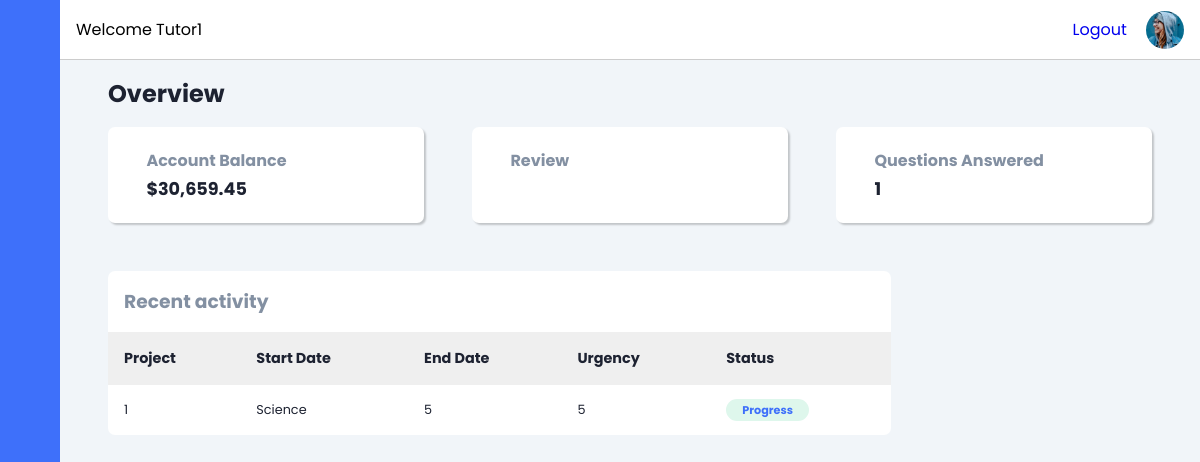
Before: /tutor/dashboard (signed in) with the older database file.
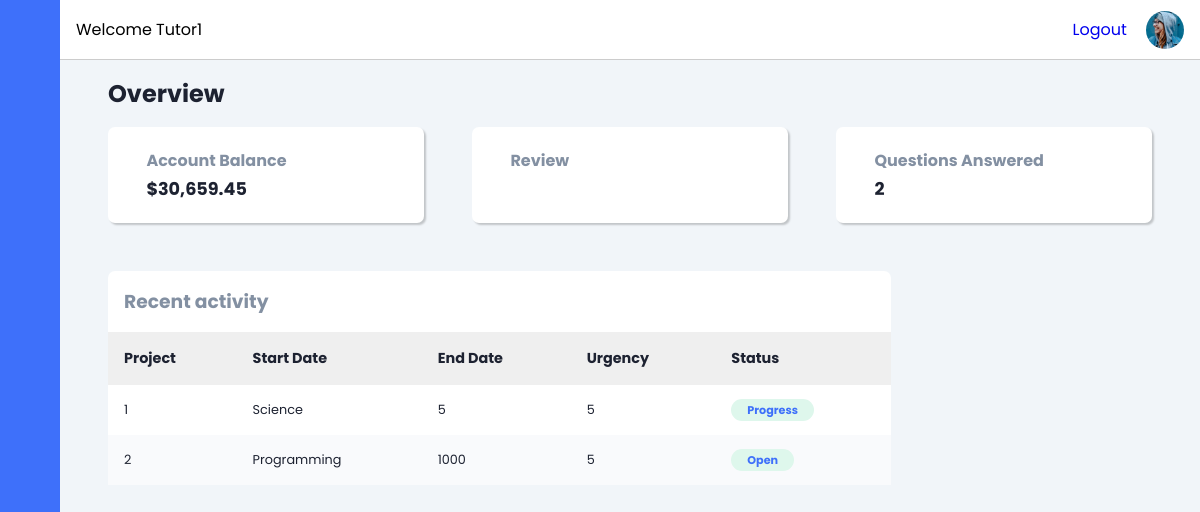
After: the same page with the newer database file.
### student/models.py (models this page shows)
class Bid(models.Model):
    id = models.AutoField(primary_key=True)
    tutor = models.ForeignKey(Tutor, on_delete=models.CASCADE, null=True, blank=True)
    project = models.ForeignKey(Question, on_delete=models.CASCADE, null=True, blank=True)
    is_selected = models.BooleanField(default=False)
    description=models.TextField(max_length=500, null=True)
    cost = models.CharField(max_length=50000, null=True)
    day = models.CharField(max_length=250, null=True)
    rating= models.IntegerField(blank=True,default=5)
    status = models.CharField(max_length=30, choices=COLOR_STATUS, default='Open')
    def __str__(self):
        return str(self.tutor.username) + str(' | ') + str(self.project.id)

class Question(models.Model):
    id = models.AutoField(primary_key=True)
    student = models.ForeignKey(Student, on_delete=models.CASCADE, null=True, blank=True)
    randomly_generated_id = models.UUIDField(unique=True, default=uuid.uuid4, editable=False)
    category = models.CharField(max_length=30, choices=categotry ,default='others')
    urgency= models.CharField(max_length=250, null=True)
    description=models.CharField(max_length=250, null=True)
    upload = models.FileField(upload_to ='static/media/', null=True)
    date = models.DateField(null=True)
    time = models.TimeField(null=True)
    def __str__(self):
        return str(self.category)

### Learning/views.py (the view)
# urls.py: path('tutor/dashboard', views.dashboard,name="dashboard"),
def dashboard(request):
    user=Tutor.objects.get(username=request.user)
    question=Bid.objects.filter(tutor=user)
    print(question)
    rating=0
    count=0
    for q in question:
        print(q.project)
        if q.is_selected :
            count+=1
            print(q.rating)
            rating=q.rating
    if count:
        rating=rating/count
    print(rating)
    context={
        'user' : request.user,
        'question' :question,
        'rating' :rating
    }
    return render(request, "tutor/dashboard.html", context)

### templates/tutor/dashboard.html (shortened to what this page needs)
{% load static %}
<!DOCTYPE html>
<html lang="en">
<head>
    <link rel="stylesheet" href="https://cdn.jsdelivr.net/gh/lykmapipo/themify-icons@0.1.2/css/themify-icons.css">
    <link rel="stylesheet" href="{% static 'css/style.css' %}">
</head>
<body>
    <div class="sidebar">
        <div class="sidebar-header">
        </div>
        <div class="sidebar-menu">
            <ul>
            </ul>
        </div>
    </div>
    <div class="main-content">
        <header>
            <div class="search-wrapper">
                <span>Welcome {{user.username |capfirst}}</span>
            </div>
            <div class="social-icons">
                <span ><a href="{% url 'logout' %}">Logout</a></span>
                <div></div>
            </div>
        </header>
        <main>
            <h2 class="dash-title">Overview</h2>
            <div class="dash-cards">
                <div class="card-single">
                    <div class="card-body">
                        <div>
                            <h5>Account Balance</h5>
                            <h4>$30,659.45</h4>
                        </div>
                    </div>
                </div>
                <div class="card-single">
                    <div class="card-body">
                        <div>
                            <h5>Review</h5>
                        </div>
                    </div>
                </div>
                <div class="card-single">
                    <div class="card-body">
                        <div>
                            <h5>Questions Answered</h5>
                            <h4>{{question | length}}</h4>
                        </div>
                    </div>
                </div>
            </div>
            <section class="recent">
                <div class="activity-grid">
                    <div class="activity-card">
                        <h3>Recent activity</h3>
                        <div class="table-responsive">
                            <table>
                                <thead>
                                    <tr>
                                        <th>Project</th>
                                        <th>Start Date</th>
                                        <th>End Date</th>
                                        <th>Urgency</th>
                                        <th>Status</th>
                                    </tr>
                                </thead>
                                <tbody>
                                    {% for q in question %}
                                    <tr>
                                        <td>{{q.id}}</td>
                                        <td>{{q.project}}</td>
                                        <td>{{q.cost}}</td>
                                        <td>{{q.day}}</td>
                                        <td>
                                            <span class="badge success">{{q.status}}</span>
                                        </td>
                                    </tr>
                                    {% endfor %}
                                </tbody>
                            </table>
                        </div>
                    </div>
                </div>
            </section>
        </main>
    </div>
</body>
</html>

Changed rows visible on the page:
added Bid: id "2", project "Programming", cost "1000", day "5", status "Open"
Other visible differences:
{{ question | length }}: "1" → "2"
